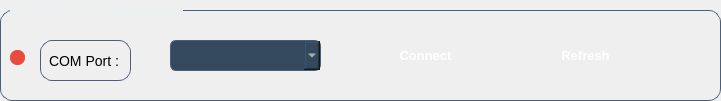
   <widget class="QGroupBox" name="comportselectergroupBox">
    <property name="geometry">
     <rect>
      <x>10</x>
      <y>10</y>
      <width>721</width>
      <height>101</height>
     </rect>
    </property>
    <property name="styleSheet">
     <string notr="true">QGroupBox {
    background: qlineargradient(x1:0, y1:0, x2:1, y2:1, 
                stop:0 #34495e, stop:1 #2c3e50);
    border: 1px solid #4a5f7a;
    border-radius: 12px;
    color: #ecf0f1;
    font-size: 18px;
    font-weight: 600;
    margin-top: 10px;
    padding-top: 10px;
}

QGroupBox::title {
    color: #ecf0f1;
    left: 10px;
    padding: 0 5px;
    subcontrol-origin: margin;
    subcontrol-position: top left;
}</string>
    </property>
    <property name="title">
     <string>COM Port Selecter</string>
    </property>
    <widget class="QLabel" name="comportlabel">
     <property name="geometry">
      <rect>
       <x>40</x>
       <y>40</y>
       <width>91</width>
       <height>41</height>
      </rect>
     </property>
     <property name="styleSheet">
      <string notr="true">QLabel {
    background: qlineargradient(x1:0, y1:0, x2:1, y2:1, 
                stop:0 #3a4f6b, stop:1 #2c3e50);
    border: 1px solid #4a5f7a;
    border-radius: 12px;
    padding: 12px 5px;
	font-size: 14px;
}</string>
     </property>
     <property name="text">
      <string>COM Port :</string>
     </property>
    </widget>
    <widget class="QComboBox" name="comportcomboBox">
     <property name="geometry">
      <rect>
       <x>170</x>
       <y>40</y>
       <width>151</width>
       <height>31</height>
      </rect>
     </property>
     <property name="styleSheet">
      <string notr="true">QComboBox {
    background: #34495e;
    border: 1px solid #4a5f7a;
    border-radius: 6px;
    color: #ecf0f1;
    font-size: 13px;
    padding: 6px 12px;
    min-width: 120px;
}

QComboBox:focus {
    border: 1px solid #3498db;
}


QComboBox QAbstractItemView {
    background: #34495e;
    border: 1px solid #4a5f7a;
    color: #ecf0f1;
    selection-background-color: #3498db;
}</string>
     </property>
    </widget>
    <widget class="QPushButton" name="comportconnectpushButton">
     <property name="geometry">
      <rect>
       <x>360</x>
       <y>40</y>
       <width>131</width>
       <height>31</height>
      </rect>
     </property>
     <property name="styleSheet">
      <string notr="true">QPushButton {
    background: qlineargradient(x1:0, y1:0, x2:1, y2:1, 
                stop:0 #3498db, stop:1 #2980b9);
    border: none;
    border-radius: 6px;
    color: white;
    font-size: 13px;
    font-weight: 500;
    padding: 8px 16px;
    text-transform: uppercase;
}

QPushButton:hover {
    background: qlineargradient(x1:0, y1:0, x2:1, y2:1, 
                stop:0 #52a8e0, stop:1 #3498db);
}

QPushButton:pressed {
    background: qlineargradient(x1:0, y1:0, x2:1, y2:1, 
                stop:0 #2980b9, stop:1 #1f5f8b);
}</string>
     </property>
     <property name="text">
      <string>Connect</string>
     </property>
    </widget>
    <widget class="QPushButton" name="comportrefreshpushButton">
     <property name="geometry">
      <rect>
       <x>530</x>
       <y>40</y>
       <width>111</width>
       <height>31</height>
      </rect>
     </property>
     <property name="styleSheet">
      <string notr="true">QPushButton {
    background: qlineargradient(x1:0, y1:0, x2:1, y2:1, 
                stop:0 #7f8c8d, stop:1 #95a5a6);
    border: none;
    border-radius: 6px;
    color: white;
    font-size: 13px;
    font-weight: 500;
    padding: 8px 16px;
    text-transform: uppercase;
}

QPushButton:hover {
    background: qlineargradient(x1:0, y1:0, x2:1, y2:1, 
                stop:0 #95a5a6, stop:1 #b2bec3);
}
</string>
     </property>
     <property name="text">
      <string>Refresh</string>
     </property>
    </widget>
    <widget class="QLabel" name="comportindicator">
     <property name="geometry">
      <rect>
       <x>10</x>
       <y>50</y>
       <width>15</width>
       <height>15</height>
      </rect>
     </property>
     <property name="styleSheet">
      <string notr="true">QLabel {
    background: #e74c3c;
    border-radius: 7px;
    min-width: 15px;
    max-width: 15px;
    min-height: 15px;
    max-height: 15px;
}

QLabel#connectionStatus[connected=&quot;true&quot;] {
    background: #27ae60;
}</string>
     </property>
     <property name="text">
      <string/>
     </property>
    </widget>
   </widget>
